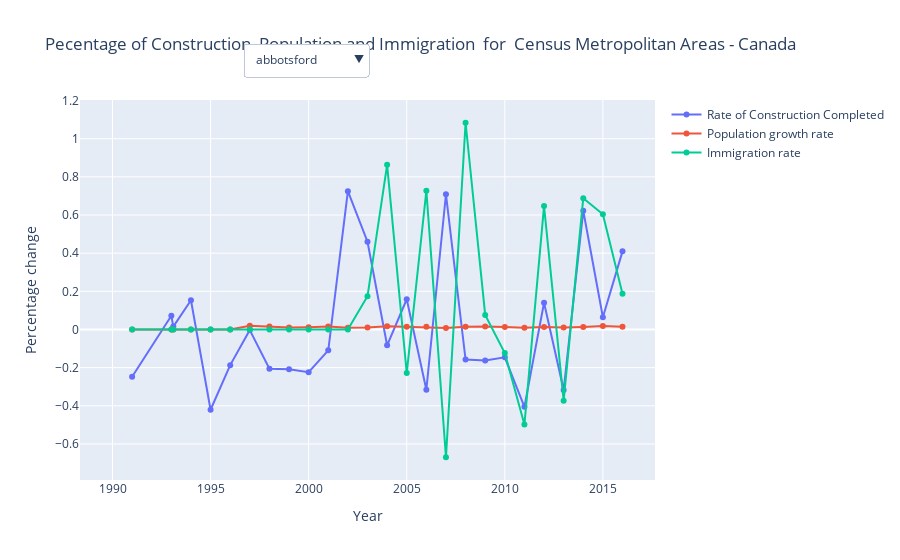

The notebook cell saved with this chart:
### Code cell
# set with all the region in ascending order
regions = sorted(set(rate_change_df["region"]))

# Initialize figure, plots , buttons and default region to be displayed
fig1=go.Figure()
region_plot_names = []
buttons=[]
default_region = regions[0]

for region_name in regions:
    reg_df = rate_change_df[rate_change_df['region']== region_name]
    
    fig1.add_trace(go.Scatter(x=reg_df.year, y=reg_df.construction_compn_rate,  
                        mode='lines + markers', name='Rate of Construction Completed',
                            visible=(region_name==default_region)))
    
    fig1.add_trace(go.Scatter(x=reg_df.year, y=reg_df.popn_rate,
                            mode='lines+markers', name='Population growth rate',
                            visible=(region_name==default_region)))
    
    fig1.add_trace(go.Scatter(x=reg_df.year, y=reg_df.migration_rate,  
                        mode='lines+markers', name='Immigration rate',
                            visible=(region_name==default_region)))
    
#     fig1.add_trace(go.Scatter(x=reg_df.year, y=reg_df.HPI_change,
#                             mode='lines+markers', name='HPI rate',
#                             visible=(region_name==default_region)))
    
    region_plot_names.extend([region_name]*3)
    
for region_name in regions:
    buttons.append(dict(method='update',
                        label=region_name,
                        args = [{'visible': [region_name==r for r in region_plot_names]}]))
    
# Add dropdown menus to the figure
fig1.update_layout(title = "Pecentage of Construction, Population and Immigration  for  Census Metropolitan Areas - Canada",
                  yaxis_title = "Percentage change",
                  xaxis_title = "Year",
                  showlegend=True, 
                  updatemenus=[{"buttons": buttons, 
                                "direction": "down", 
                                "active": regions.index(default_region), 
                                "showactive": True, 
                                
                                "x": 0.5, 
                                "y": 1.15}
                              ])
fig1.show()
